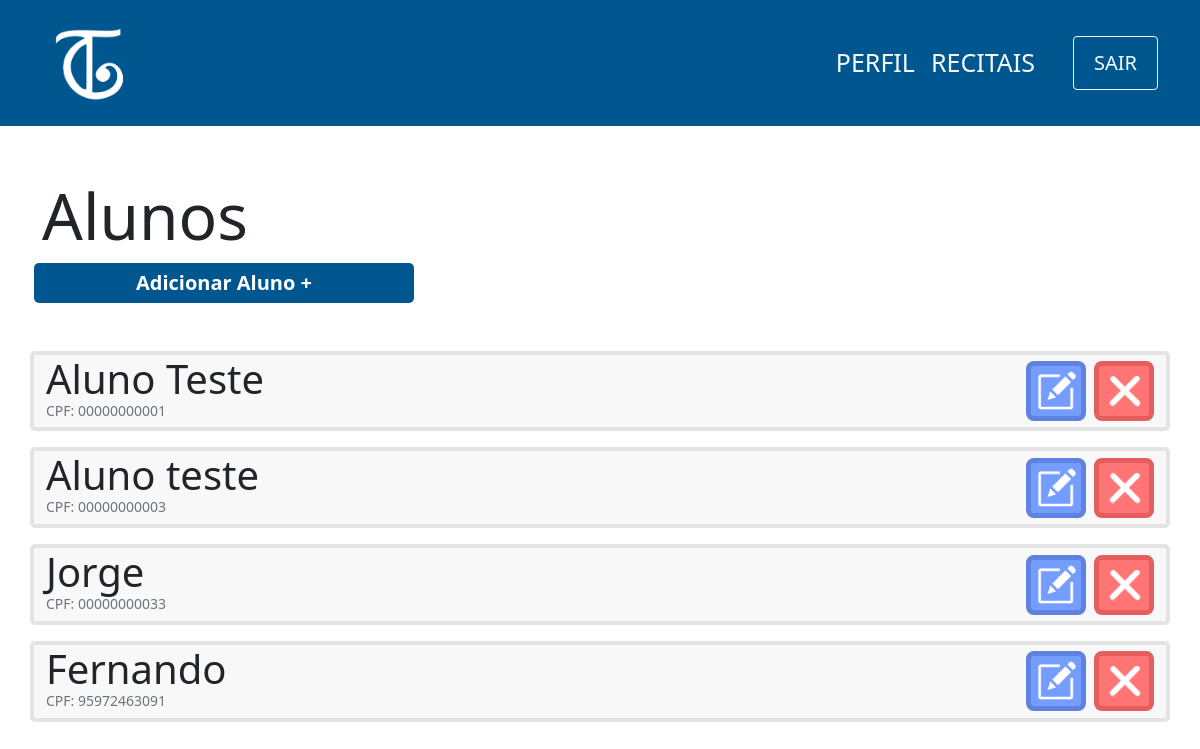
The page /view/aluno/index.php on the database as committed earlier.
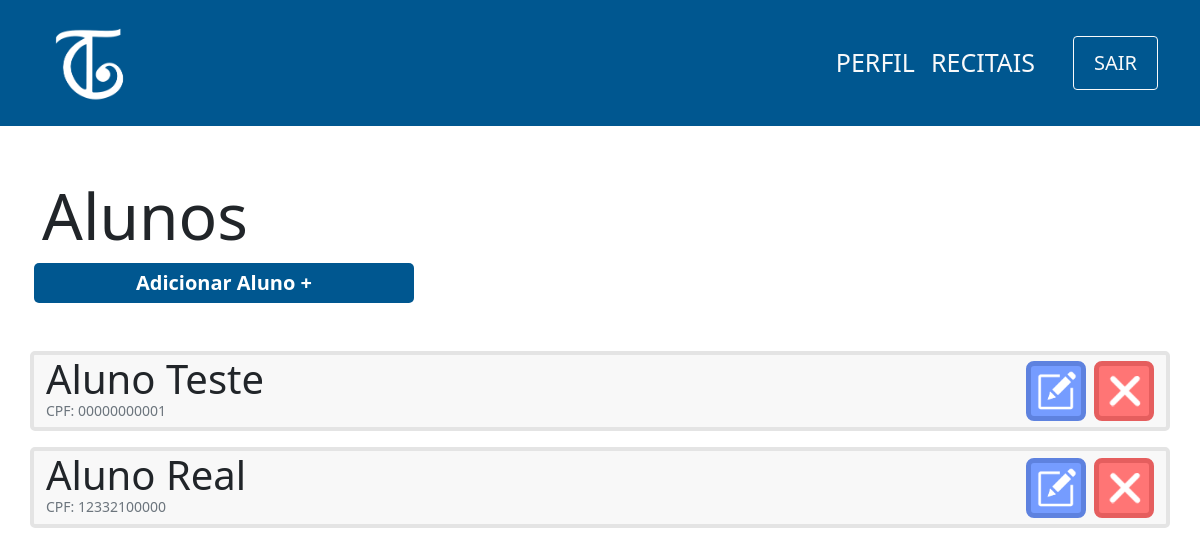
The same page on the database as committed later.
### tables this page shows
CREATE TABLE aluno(
                id INTEGER PRIMARY KEY,
                cpf varchar(11) not null,
                nome varchar(100) not null,
                username varchar(100) not null,
                responsavel varchar(100),
                data_nasc date not null,
                senha varchar(100) not null,
                email varchar(100) not null                    
            );

### controller/aluno/index.php (called while the page is built)
<?php
    require '../../db/connection.php';
    try {
        $sql=$db->prepare('SELECT nome,id,cpf FROM aluno');
        $sql->execute();
        $alunos=$sql->fetchAll(PDO::FETCH_ASSOC);
    } catch (PDOException $e) {
        echo 'Erro ao executar comando no banco de dados: ' . $e->getMessage();
        exit();
    }

### view/aluno/index.php (the view, shortened to what this page needs)
<?php
    include '../../layouts/navbar.php';
    include '../../controller/aluno/index.php';
?>
<div class="container">
    <div class="row mt-5">
        <h1 class="mt-1 display-3">Alunos</h1>
        <span class="btn-principal col-md-4 col-sm-12 mx-1 text-center mb-5">
            <a href="cadastro.php">Adicionar Aluno +</a>
        </span>
        <?php
            foreach($alunos as $aluno){
                echo'
                    <div class="col-12 card d-flex flex-row mb-3 justify-content-between">
                        <div class="d-flex flex-column">
                            <p class="m-0 display-6">'.$aluno['nome'].'
                            </p>
                            <p class="m-0 text-muted display-3 mb-2" style="font-size:14px">CPF:
                                '.$aluno['cpf'].'
                            </p>
                        </div>
                        <div class="d-flex align-items-center">
                            <button onclick="location.href=\'edit.php?id='.$aluno['id'].'\';" class="btn-editar mx-2">
                                <img src="../../images/edit-icon.png" width=40px>
                            </button>
                            <button class="btn-remover">
                                <img src="../../images/delete-icon.png" width=40px>
                            </button>
                        </div>
                    </div>';
            }
        ?>
    </div>
</div>

Rows that differ between the two databases and show on the page:
removed aluno: nome "Jorge", cpf "00000000033"
removed aluno: nome "Fernando", cpf "95972463091"
changed aluno: nome "Aluno teste" → "Aluno Real"; cpf "00000000003" → "12332100000"
